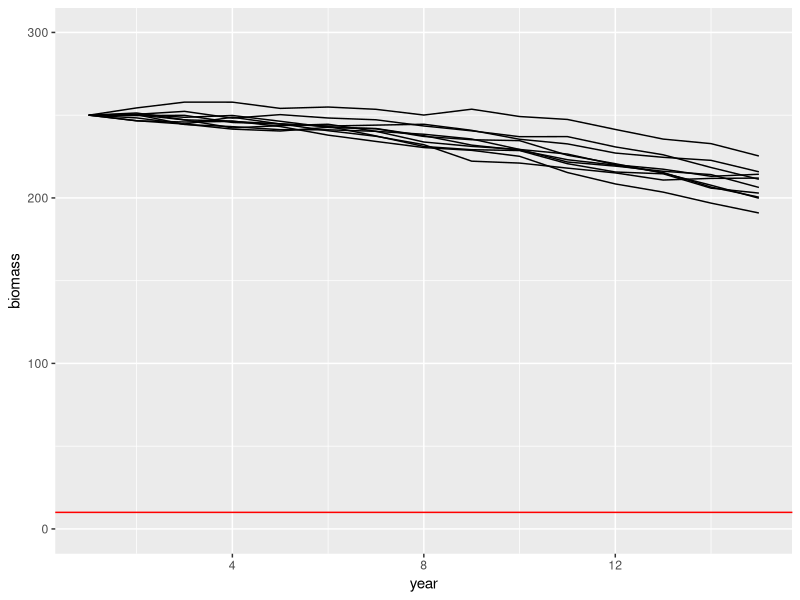
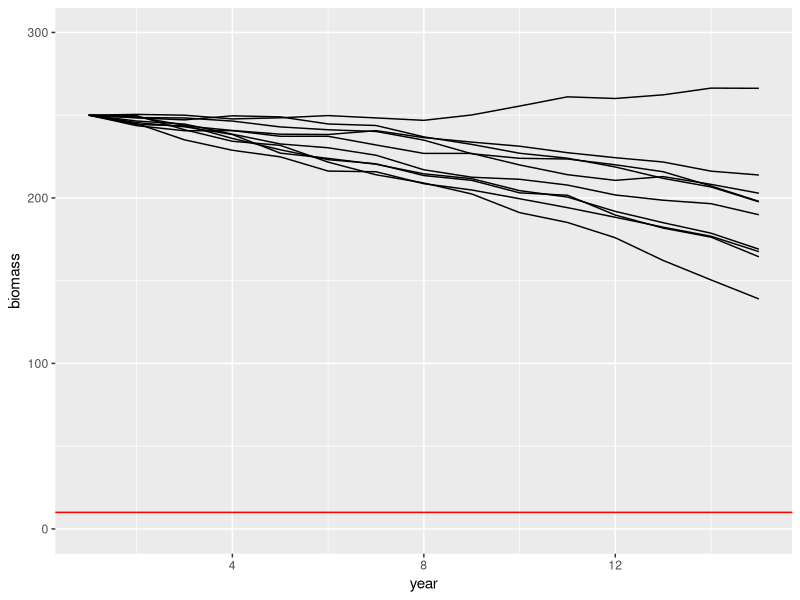

Generate these figures, in order, with R:
## ---- chunk 1
#| warning: false

library(dplyr)
library(ggplot2)
## ---- chunk 2
pi = 0.097
delta = 3.5*10^-5
sigma = 2.5

B0 = 250
Ct = 25

years = 15
Q = 10 # quasi extinction threshold 

C = rep(Ct,years)
B = rep(B0,years)
for(t in 2:years){
  B[t] = (B[t-1]*exp(pi-delta*B[t-1]) - C[t-1])+rnorm(1,0,sigma)
}
B
## ---- chunk 3
#| echo: false

simB <- function(B0,Ct){
pi = 0.097
delta = 3.5*10^-5
sigma = 2.5

years = 15
Q = 10 # quasi extinction threshold 

C = rep(Ct,years)
B = rep(B0,years)
for(t in 2:years){
  B[t] = (B[t-1]*exp(pi-delta*B[t-1]) - C[t-1])+rnorm(1,0,sigma)
}
B
}
## ---- chunk 4
niter = 10
do.call('rbind',lapply(1:niter,function(i){data.frame(B=simB(B0 = 250, Ct = 25),t=1:15,iter=i)})) %>% 
  ggplot(aes(x=t,y=B,group=iter)) + 
  geom_line() +
  ylim(0,300) +
  geom_hline(yintercept=10,col='red') +
  ylab("biomass") +
  xlab("year") # + ggtitle()
  
## ---- chunk 5
sum(B<Q)>0 # TRUE if quasi extinct
## ---- chunk 6
#| echo: false

simQE <- function(B0,Ct){
pi = 0.097
delta = 3.5*10^-5
sigma = 2.5

years = 15
Q = 10 # quasi extinction threshold 

C = rep(Ct,years)
B = rep(B0,years)
for(t in 2:years){
  B[t] = (B[t-1]*exp(pi-delta*B[t-1]) - C[t-1])+rnorm(1,0,sigma)
}

#B
sum(B<Q)>0 # TRUE if quasi extinct
}
## ---- chunk 7
niter = 10
replicate(niter,simQE(B0 = 250, Ct = 25))
## ---- chunk 8
niter = 10^4
mean(replicate(niter,simQE(B0 = 200, Ct = 25)))
mean(replicate(niter,simQE(B0 = 200, Ct = 35)))
mean(replicate(niter,simQE(B0 = 200, Ct = 45)))
mean(replicate(niter,simQE(B0 = 250, Ct = 25)))
mean(replicate(niter,simQE(B0 = 250, Ct = 35)))
mean(replicate(niter,simQE(B0 = 250, Ct = 45)))
mean(replicate(niter,simQE(B0 = 300, Ct = 25)))
mean(replicate(niter,simQE(B0 = 300, Ct = 35)))
mean(replicate(niter,simQE(B0 = 300, Ct = 45)))
## ---- chunk 9
#| echo: false

simBu <- function(B0,Ct){
pi = rnorm(1,0.097,0.003)
delta = runif(1,min=-2*10^-5,max=5*10^-5)
sigma = 2.5

years = 15
Q = 10 # quasi extinction threshold 

C = rep(Ct,years)
B = rep(B0,years)
for(t in 2:years){
  B[t] = (B[t-1]*exp(pi-delta*B[t-1]) - C[t-1])+rnorm(1,0,sigma)
}

B
}
## ---- chunk 10
niter = 10
do.call('rbind',lapply(1:niter,function(i){data.frame(B=simBu(B0 = 250, Ct = 25),t=1:15,iter=i)})) %>% 
  ggplot(aes(x=t,y=B,group=iter)) + 
  geom_line() +
  ylim(0,300) +
  geom_hline(yintercept=10,col='red') +
  ylab("biomass") +
  xlab("year") # + ggtitle()
  
## ---- chunk 11
simQEu <- function(B0,Ct){
pi = rnorm(1,0.097,0.003)
delta = runif(1,min=-2*10^-5,max=5*10^-5)
sigma = 2.5

years = 15
Q = 10 # quasi extinction threshold 

C = rep(Ct,years)
B = rep(B0,years)
for(t in 2:years){
  B[t] = (B[t-1]*exp(pi-delta*B[t-1]) - C[t-1])+rnorm(1,0,sigma)
}

sum(B<Q)>0 # TRUE if quasi extinct
}
## ---- chunk 12
niter = 10^4
mean(replicate(niter,simQEu(B0 = 200, Ct = 25)))
mean(replicate(niter,simQEu(B0 = 200, Ct = 35)))
mean(replicate(niter,simQEu(B0 = 200, Ct = 45)))
mean(replicate(niter,simQEu(B0 = 250, Ct = 25)))
mean(replicate(niter,simQEu(B0 = 250, Ct = 35)))
mean(replicate(niter,simQEu(B0 = 250, Ct = 45)))
mean(replicate(niter,simQEu(B0 = 300, Ct = 25)))
mean(replicate(niter,simQEu(B0 = 300, Ct = 35)))
mean(replicate(niter,simQEu(B0 = 300, Ct = 45)))
## ---- chunk 13
simB <- function(B0,Ct){
pi = 0.097
delta = 3.5*10^-5
sigma = 2.5

years = 15
Q = 10 # quasi extinction threshold 

C = rep(Ct,years)
B = rep(B0,years)
for(t in 2:years){
  B[t] = (B[t-1]*exp(pi-delta*B[t-1]) - C[t-1])+rnorm(1,0,sigma)
}
B
}

## ---- chunk 14
simQE <- function(B0,Ct){
pi = 0.097
delta = 3.5*10^-5
sigma = 2.5

years = 15
Q = 10 # quasi extinction threshold 

C = rep(Ct,years)
B = rep(B0,years)
for(t in 2:years){
  B[t] = (B[t-1]*exp(pi-delta*B[t-1]) - C[t-1])+rnorm(1,0,sigma)
}

#B
sum(B<Q)>0 # TRUE if quasi extinct
}
## ---- chunk 15

simBu <- function(B0,Ct){
pi = rnorm(1,0.097,0.003)
delta = runif(1,min=-2*10^-5,max=5*10^-5)
sigma = 2.5

years = 15
Q = 10 # quasi extinction threshold 

C = rep(Ct,years)
B = rep(B0,years)
for(t in 2:years){
  B[t] = (B[t-1]*exp(pi-delta*B[t-1]) - C[t-1])+rnorm(1,0,sigma)
}

B
}
